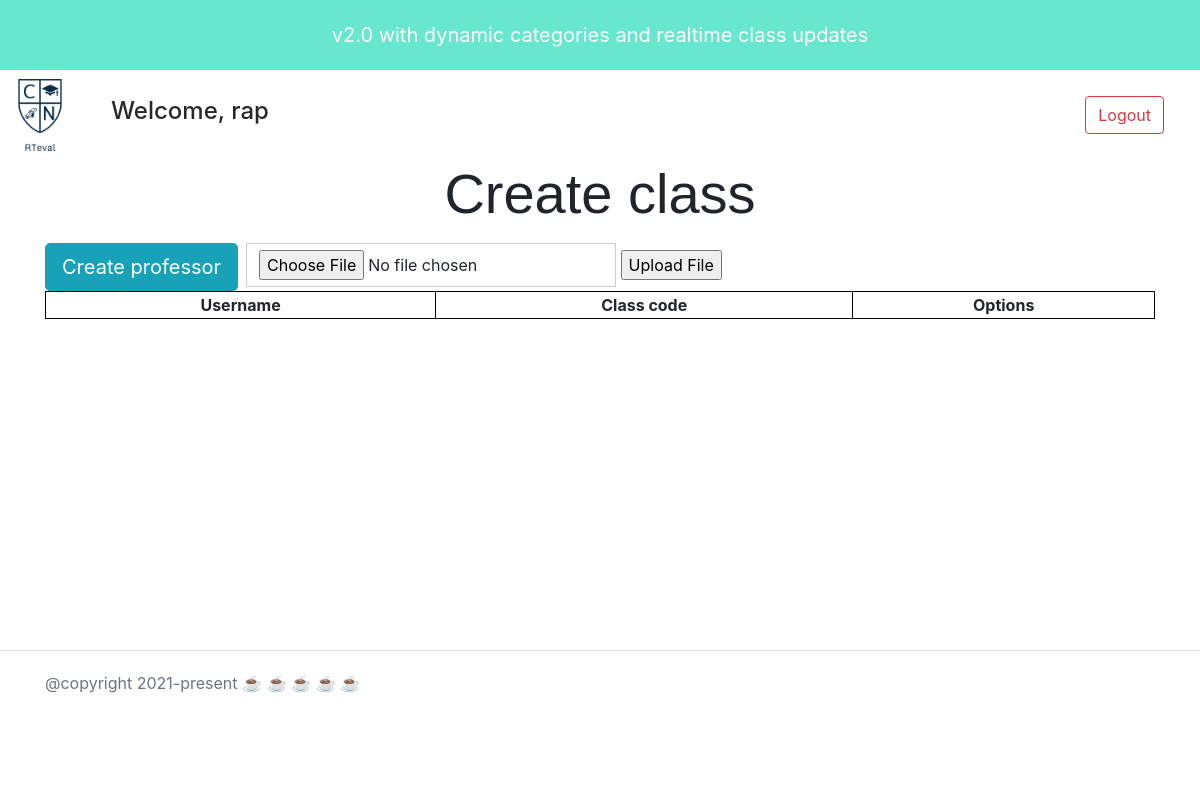
/admin (signed in), run on an earlier commit of the app's database.
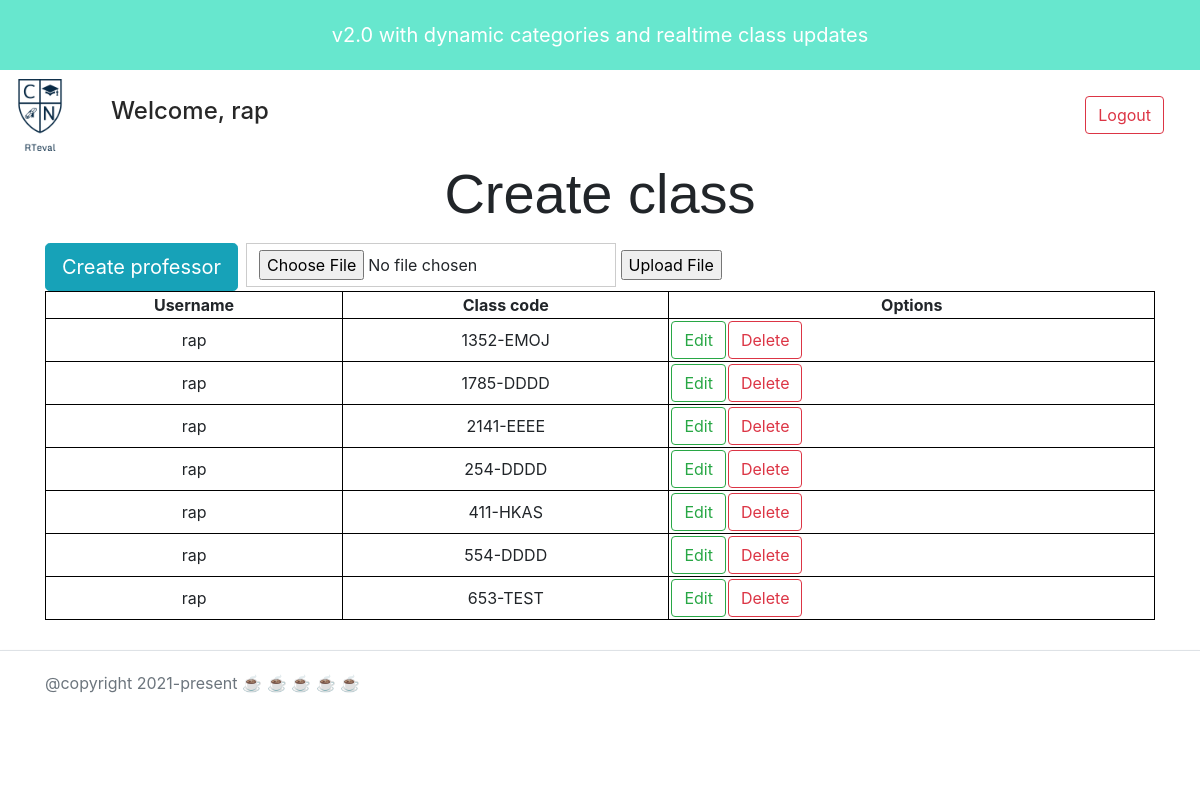
And on a later commit of the database.
### CreateUserDatabase.py (models this page shows, shortened)
class AdminUsernames(Base):
    __tablename__ = "admin_creates_usernames"
    id = Column(Integer, primary_key=True)
    username = Column(String)
    professorName = Column(String)

class Account(Base):
    __tablename__ = 'account'
    entryId = Column(Integer, autoincrement=True, primary_key=True)
    schoolName = Column(String, nullable=False)
    departmentName = Column(String, nullable=False)
    className = Column(String, nullable=False)
    classCode = Column(String, nullable=False)
    start = Column(String, nullable=False)
    end = Column(String, nullable=False)
    days = Column(String, nullable=False)
    size = Column(String, nullable=False)
    mode = Column(String, nullable=False)
    username = Column(String, ForeignKey('professor_login.username'))

### admin/admin.py (the view)
@admin_bp.route('/admin', methods=['POST','GET'])
def adminindex():
    query = databaseConnection.query(AdminUsernames.username, Account.classCode).filter(AdminUsernames.username == Account.username)
    result = query.all()
    return  render_template('admin_index.html',
                            data=result)

### admin/admin.py (called while the page is built)
@admin_bp.before_request
def before_request():
    session.permanent = True
    admin_bp.permanent_session_lifetime = timedelta(minutes=95)
    if not session.get('logged_in'):
        return render_template('admin_index.html')

### admin/templates/admin_index.html (shortened to what this page needs)
{% extends "base.html" %}
{% block content %}
{% if session['logged_in']%}
{% include 'admin.html'%}
{% else %}
{% include 'admin_login.html'%}
{% endif %}
{% endblock %}

### base/templates/base.html (shortened to what this page needs)
<!DOCTYPE html>
<html lang="en">
<head>
    <link rel="stylesheet" href="{{url_for('static', filename='css/forms.css') }}">
    <link rel="stylesheet" href="{{url_for('static',filename='css/footer.css') }}">
    <link rel="stylesheet" href="{{url_for('static',filename='css/mood.css') }}">
    <link rel="stylesheet" href="{{url_for('static',filename='css/fonts.css') }}">
    <link rel="stylesheet" href="{{url_for('static',filename='css/body.css') }}">
    <link rel="stylesheet" href="{{url_for('static',filename='css/header.css') }}">
    <link rel="stylesheet" href="{{url_for('static',filename='css/slider.css') }}">
    <link rel="stylesheet" href="{{url_for('static',filename='css/flashMessages.css') }}">
    <link rel="stylesheet" href="{{url_for('static',filename='css/addClass.css') }}">
    <link rel="stylesheet" href="{{url_for('static',filename='css/admin.css') }}">
    <link rel="stylesheet" href="{{url_for('static',filename='css/nav.css') }}">
    <link rel="stylesheet" href="{{url_for('static',filename='css/datatable.css') }}">
    <link rel="stylesheet" href="https://cdn.jsdelivr.net/npm/bootstrap@4.5.3/dist/css/bootstrap.min.css">
    <link rel="stylesheet" href="https://pro.fontawesome.com/releases/v5.10.0/css/all.css"
 />
    <link rel="stylesheet" href="//cdn.datatables.net/1.10.23/css/jquery.dataTables.min.css">
    <link rel="stylesheet" href="https://stackpath.bootstrapcdn.com/bootstrap/4.5.2/css/bootstrap.min.css">
    <link rel="stylesheet" href="{{url_for('static',filename='js/emojionearea.min.css') }}">
</head>
<body>
    <div id="wrapper">
        <header>
            v2.0 with dynamic categories and realtime class updates
        </header>
        <nav class="navbar navbar-dark  bg-disabled flex-md-nowrap p-0">
             {% if session['logged_in'] and not session['studentCode']%}
             <a class="navbar-brand" href="{{url_for('professor_bp.instructor')}}">
                 <img id="logo" src="/static/logo.png">
             </a>
             {% if session['username']%}
             <div class="col">
                 <h4>Welcome, {{ session['username']}}</h4>
             </div>
             {% endif %}
             {% else %}
             <a class="navbar-brand" href="{{url_for('base_bp.index')}}">
                 <img id="logo" src="/static/logo.png">
             </a>
             {% endif %}
             {% if session['logged_in']%}
             <a class="btn btn-outline-danger" href="{{ url_for('auth_bp.logout')}}" style="margin-right: 3%;">Logout</a>
             {% else %}
             <div class="col">
                 <a class="btn btn-outline-grey" href="{{ url_for('base_bp.index')}}">Home</a>
             </div>
             {% endif %}
          </nav>
    <main role="main" class="container-fluid">
        {% block content %}{% endblock %}
    </main>
</div>
</body>
<footer class="footer border-top shadow-sm">
    <div class="container">
        <span class="text-muted">@copyright 2021-present</span>
        <span>&#9749;</span>
        <span>&#9749;</span>
        <span>&#9749;</span>
        <span>&#9749;</span>
        <span>&#9749;</span>
    </div>
</footer>
</html>

### admin/templates/admin.html (shortened to what this page needs)
<div class="container col- mx-auto">
    <div lass="row">
        <p class="display-4">Create class</p>
        <div class="btn-toolbar mb-2 mb-md-0">
            <div class="btn-group mr-2">
                <a href="{{ url_for('admin_bp.createprofessor')}}"><button class="btn btn-info btn-lg">Create
                        professor</button></a>
            </div>
            <div class="btn-group mr-2">
                 <form action="/admin/bulkadd" method="post" enctype="multipart/form-data">
                    <input class="custom-file-upload" type="file" name="fileupload" id="fileToUpload">
                    <input type="submit" value="Upload File" name="submit">
                </form>
            </div>
        </div>
    </div>
    <div>
        <div>
            <div>
                <div class="display">
                    <table id="classTable" class="display" cellspacing="0" width="100%">
                        <thead class="thead-dark lead">
                            <tr>
                                <th scope="col">Username</th>
                                <th scope="col">Class code</th>
                                <th scope="col">Options</th>
                            </tr>
                        </thead>
                        <tbody>
                            {% for row in data %}
                            <tr class="table-row-hover" onclick="get_class_data(this);" onmouseover=""
                                style="cursor: pointer;">
                                <td scope="row">{{ row.username }}</td>
                                <td>{{row.classCode}}<input type="hidden" id="classCode" name="ccode"
                                        value={{row.classCode}}></td>
                                <td>
                                    <table style="border: none;">
                                        <td style="border: none;">
                                            <div>
                                                <a href="/admin/edit/{{row.entryId}}"
                                                    class="btn btn-outline-success">Edit</a>
                                            </div>
                                        </td>
                                        <td style="border: none;">
                                            <button class="btn btn-outline-danger" id="delete" data-toggle="modal"
                                                classCode="{{row.classCode}}" data-id="{{row.entryId}}"
                                                data-target="#exampleModal">Delete</button>
                                        </td>
                                    </table>
                                </td>
                            </tr>
                            {% endfor %}
                        </tbody>
                    </table>
                </div>
            </div>
        </div>
    </div>

### static/css/footer.css (style rules this page uses)
footer { position: relative; margin-top: -150px; height: 150px; clear:both; padding-top:20px; }
footer p,h1,h2,h3,h4,h5,h6 { color: white; font-size:0.4rem; }
main { overflow:auto; padding-bottom:150px; }
#wrapper { min-height: 100%; }

### static/css/body.css (style rules this page uses)
#styledform p,h1,h2,h3,h4,h5,h6,label { color:rgba(0, 0, 0, 0.849); }
body { margin: 0; font-family: -apple-system,BlinkMacSystemFont,"Segoe UI",Roboto,"Helvetica Neue",Arial,sans-serif,"Apple Color Emoji","Segoe UI Emoji","Segoe UI Symbol"; font-size: 1rem; font-weight: 400; line-height: 1.5; color: #212529; text-align: left; background-color: #fff; margin-bottom: 60px; }
html,body { height: 100%; }

### static/css/header.css (style rules this page uses)
header { padding: 20px; text-align: center; background: #38e0bfc2; color: white; font-size: 20px; }

### static/css/admin.css (style rules this page uses)
.custom-file-upload { border: 1px solid #ccc; display: inline-block; padding: 6px 12px; cursor: pointer; }

### static/css/nav.css (style rules this page uses)
#logo { width:5rem;height:5rem; }

### static/css/datatable.css (style rules this page uses)
p { font-family: sans-serif; font-size: 20px; text-align: center; background-color: white; }
img { display: block; margin-left: auto; margin-right: auto; }
table, th, td { border: 1px solid black; background-color: white; }
a { color:white; }
footer { background-color: white; }

What changed in the data, as far as the page shows it:
added AdminUsernames: username "rap", classCode "1352-EMOJ", classCode "1785-DDDD", classCode "2141-EEEE", classCode "254-DDDD", classCode "411-HKAS", classCode "554-DDDD", classCode "653-TEST"
